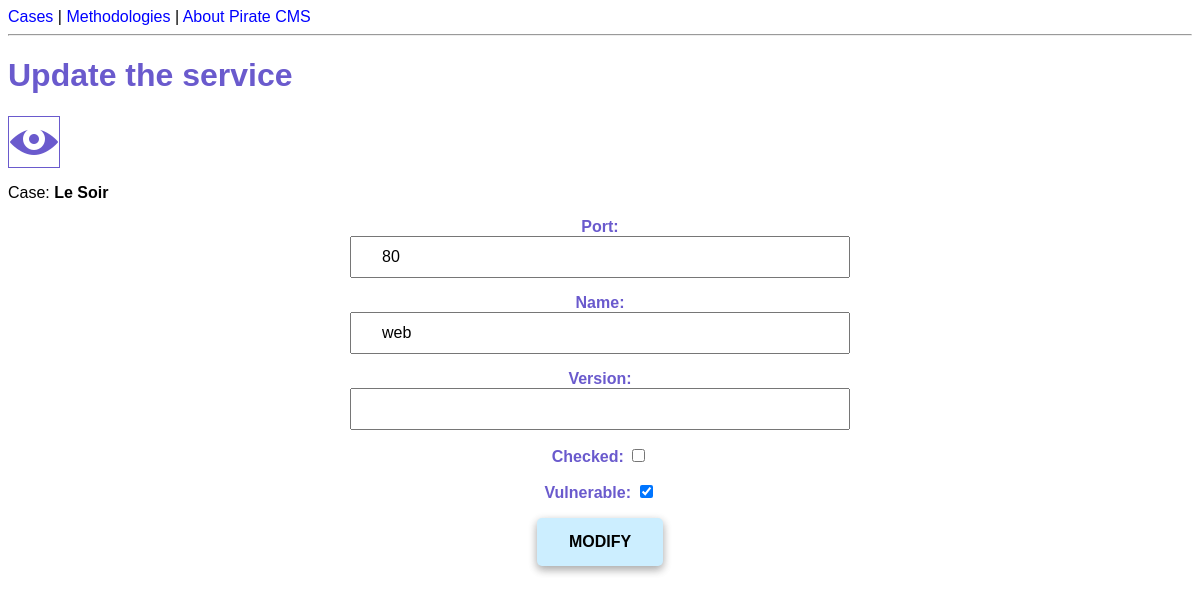
Page /update_service/2/ on the earlier database version.
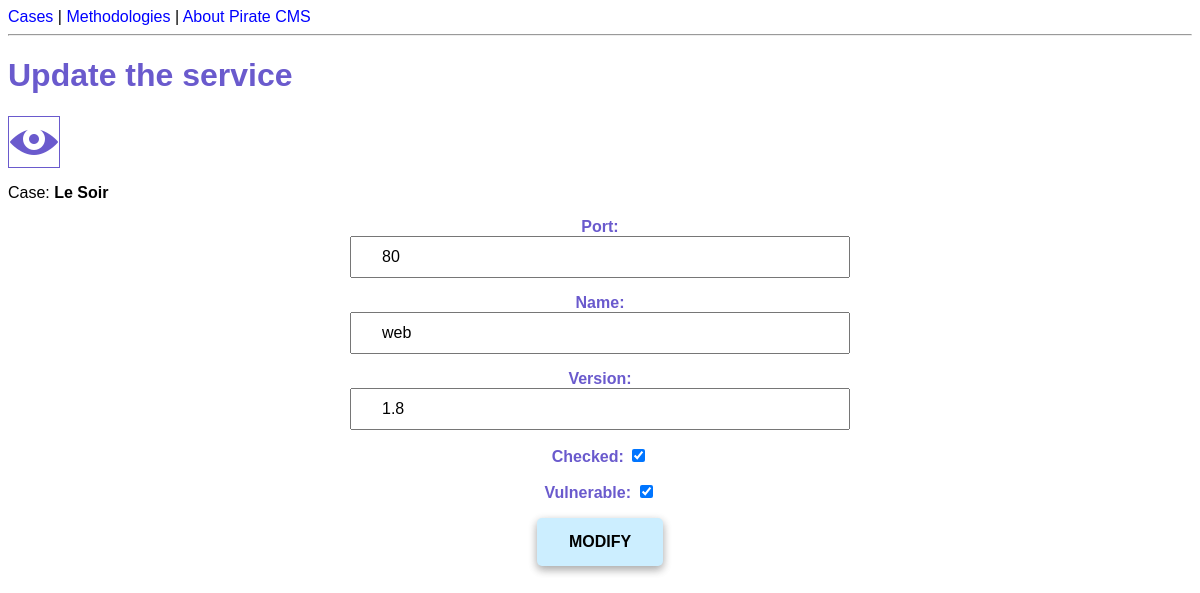
Same page on the later database version.
### cms/models.py (models this page shows, shortened)
class Service(models.Model):
    name = models.fields.CharField(max_length=250, null=True)
    port = models.fields.IntegerField(null=True, validators=[MaxValueValidator(65535)])
    version = models.fields.CharField(max_length=10, null=True, blank=True)
    checked = models.fields.BooleanField(default=False)
    vulnerable = models.fields.BooleanField(default=False)
    linked_methodology = models.ForeignKey(Methodology, null=True, on_delete=models.SET_NULL)
    linked_case = models.ForeignKey(Case, on_delete=models.CASCADE, null=True)

class Case(models.Model):
    class State(models.TextChoices):
        ENUMERATION = 'Enumeration'
        FOOTHOLD = 'Foothold'
        PRIVESC = 'Privilege escalation'
        ROOTED = 'Rooted'
    class OperatingSystem(models.TextChoices):
        UNKNOWN = 'Unknown'
        LINUX = 'Linux'
        WINDOWS = 'Windows'
    class TypeTarget(models.TextChoices):
        CAPTURE_THE_FLAG = 'Capture the flag'
        BUG_BOUNTY = 'Bug bounty'
        IN_THE_WILD = 'In the wild'
        NOT_DEFINED = 'Not defined'
    name = models.fields.CharField(max_length=250, null=True)
    webpage = models.fields.URLField(null=True, blank=True)
    address = models.fields.CharField(max_length=250, null=True)
    description = models.fields.CharField(max_length=1000, null=True, blank=True)
    state = models.fields.CharField(choices=State.choices, max_length=20, default="Enumeration")
    OS = models.fields.CharField(choices=OperatingSystem.choices, max_length=10, default="Unknown")
    last_update = models.fields.DateField(null=True, default=date.today())
    type_of_target = models.fields.CharField(choices=TypeTarget.choices, max_length=20, default='Not defined')
    def __str__(self):
        return f'{self.name}'

### cms/views.py (the view)
# urls.py: path('update_service/<int:id>/', views.update_service, name='update-service'),
def update_service(request, id):
    service = Service.objects.get(id=id)
    case = Case.objects.get(id=service.linked_case_id)
    if request.method == 'POST':
        form = UpdateServiceForm(request.POST, instance=service)
        if form.is_valid():
            case.last_update = date.today()
            case.save()
            form.save()
            messages.add_message(request, messages.INFO, "The service has been updated successfully ...")
            return redirect('case-detail', case.id)
    else:
        form = UpdateServiceForm(instance=service)
    return render (request, 'cms/update_service.html', {'form': form, 'service': service, 'case': case })

### cms/forms.py
class UpdateServiceForm(forms.ModelForm):
    class Meta:
        model = Service
        fields = ['port', 'name', 'version', 'checked', 'vulnerable']
        widgets = {
            'port': forms.TextInput(attrs={
                'class': "form-control",
                'style': STYLE_PARAMETERS,
                }),
            'name': forms.TextInput(attrs={
                'class': "form-control",
                'style': STYLE_PARAMETERS,
                }),
            'version': forms.TextInput(attrs={
                'class': "form-control",
                'style': STYLE_PARAMETERS,
                }),
            'checked': forms.CheckboxInput(attrs={
                'class': "form-control",
                }),
            'vulnerable': forms.CheckboxInput(attrs={
                'class': "form-control",
                }),
        }

### cms/templates/cms/update_service.html (shortened to what this page needs)
{% extends 'cms/base.html' %}
{% load static %}
{% block content %}
<h1>Update the service</h1>
<a href="{% url 'case-detail' case.id %}">
    <img  src="{% static 'cms/view_icon.png' %}" class="big_icons" title="Back to case details">
</a>
<p>Case: <strong>{{ service.linked_case }}</strong></p>
<form action="" method="post">
    {{ form.as_p }}
    <input type="submit" value="MODIFY" class="submit_btn">
</form>
{% endblock %}

Differences in the rows shown:
changed Service "web": version (not shown) → "1.8"; checked "☐" → "☑"
